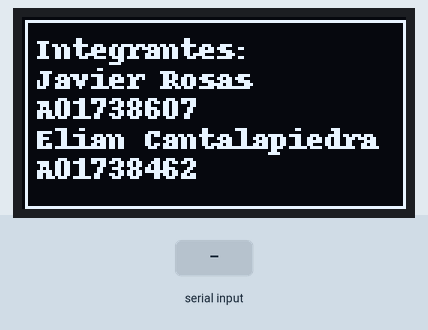
Recording of a program running on a simulated Raspberry Pi (BCM pin numbers). Shown: 128×64 one-colour display. The test bench sets the inputs (shaded band). What the program prints to the terminal is not drawn. At 6.5 s the program stops and its outputs stay as they are.

Above: at 0.2 s.
6.4 s: "1" typed at the terminal, then Enter
Timing chart, 0 to 8.0 s (numbered marks = the images above; inputs shaded):
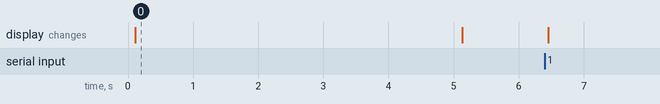

Measured:
- what the display in image 0 shows lasts 5.0 s, from 0.1 s to 5.1 s

The program:

Pantalla_Oled.py
```python
#Actividad I2C
from board import SCL, SDA
import busio
from PIL import Image, ImageDraw, ImageFont
import adafruit_ssd1306
import time

i2c = busio.I2C(SCL, SDA)
disp = adafruit_ssd1306.SSD1306_I2C(128, 64, i2c)
disp.fill(0)
disp.show()
width = disp.width
height = disp.height

def mensajes():
    image = Image.new('1', (width, height))
    draw = ImageDraw.Draw(image)
    font = ImageFont.load_default()
    draw.rectangle((1, 1, width-1, height-1), outline=255, fill=0)

    inicio_X = 5
    inicio_Y = 2
    draw.text((inicio_X, inicio_Y+3), 'Integrantes:', font=font, fill=255)
    draw.text((inicio_X, inicio_Y+13), 'Javier Rosas', font=font, fill=255)
    draw.text((inicio_X, inicio_Y+23), 'A01738607', font=font, fill=255)
    draw.text((inicio_X, inicio_Y+33), 'Elian Cantalapiedra', font=font, fill=255)
    draw.text((inicio_X, inicio_Y+43), 'A01738462', font=font, fill=255)

    disp.image(image)
    disp.show()
    time.sleep(5)

    disp.fill(0)
    disp.show()

    image = Image.new('1', (width, height))
    draw = ImageDraw.Draw(image)
    font = ImageFont.load_default()
    mensaje = ""
    while True:
        mensaje = str(input("Escribe un mensaje para mostrar en la Raspberry:" ))
        if len(mensaje) <= 50:
            break
    draw.text((inicio_X, inicio_Y+1), mensaje, font=font, fill=255)
    disp.image(image)
    disp.show()

mensajes()
```
